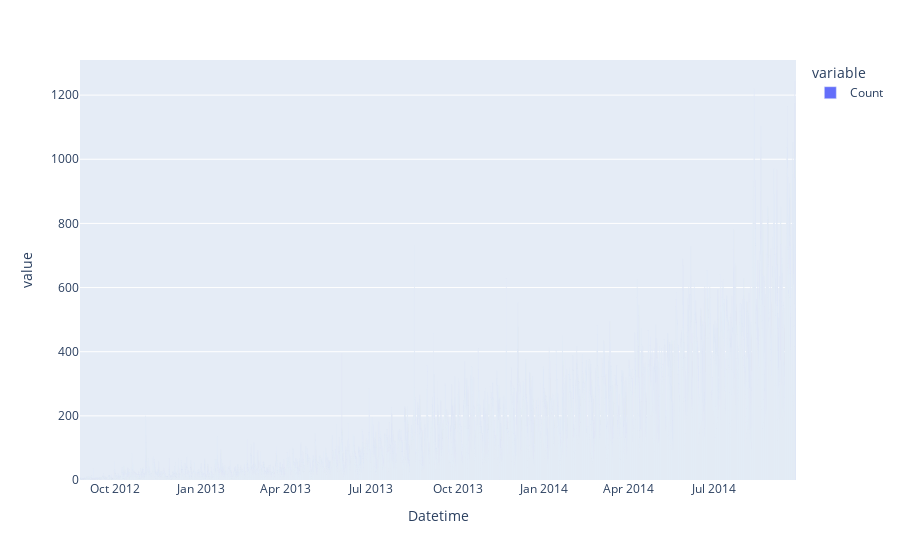

Notebook code for this chart:
### Code cell
fig = px.bar(ts)
fig.show()

### Figure 1 — Plotly figure (JSON) as saved in the notebook; plotly's stock layout.template omitted (floating-point values rounded to 4 significant figures; data arrays with more than 128 entries replaced by an {"elided": "..."} marker saying what was removed)
{"data": [{"alignmentgroup": "True", "hovertemplate": "variable=Count<br>Datetime=%{x}<br>value=%{y}<extra></extra>", "legendgroup": "Count", "marker": {"color": "#636efa"}, "name": "Count", "offsetgroup": "Count", "orientation": "v", "showlegend": true, "textposition": "auto", "type": "bar", "x": {"elided": "18288 str values"}, "xaxis": "x", "y": {"elided": "18288 int values"}, "yaxis": "y"}], "layout": {"barmode": "relative", "legend": {"title": {"text": "variable"}, "tracegroupgap": 0}, "margin": {"t": 60}, "xaxis": {"anchor": "y", "domain": [0, 1], "title": {"text": "Datetime"}}, "yaxis": {"anchor": "x", "domain": [0, 1], "title": {"text": "value"}}}}
